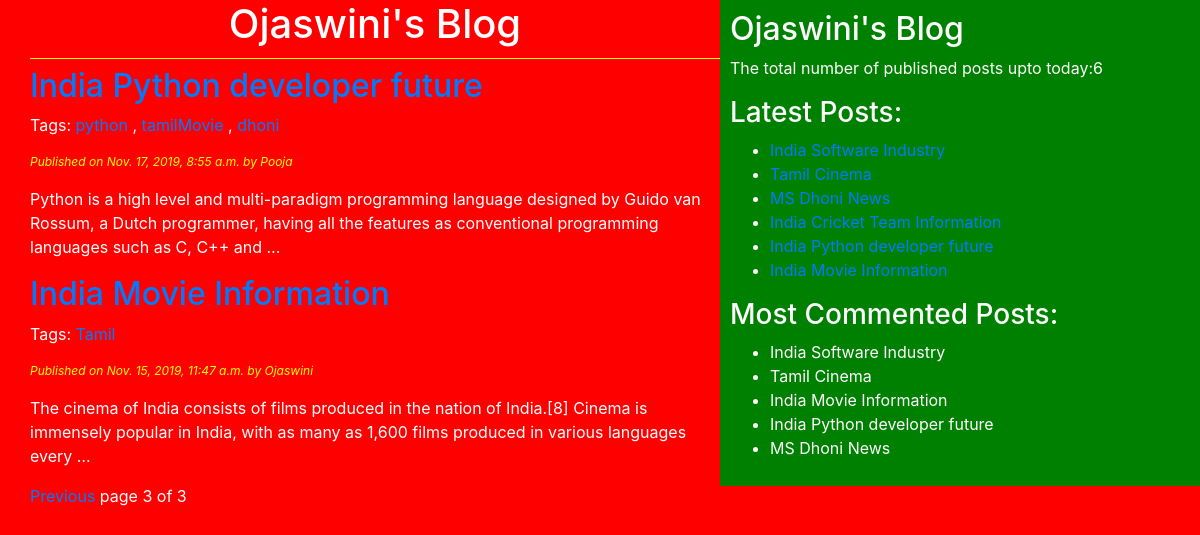
/?page=3, run on the app's committed database.
### blog/models.py (models this page shows, shortened)
class Post(models.Model):
    STATUS_CHOICES=(('draft','Draft'),('published','Published'))
    title=models.CharField(max_length=264)
    slug=models.SlugField(max_length=264,unique_for_date='publish')
    author=models.ForeignKey(User,on_delete=models.PROTECT,related_name='blog_posts')
    body=models.TextField()
    publish=models.DateTimeField(default=timezone.now)
    created=models.DateTimeField(auto_now_add=True)
    updated=models.DateTimeField(auto_now_add=True)
    status=models.CharField(max_length=10,choices=STATUS_CHOICES,default='draft')
    objects=CustomManager()
    tags=TaggableManager()
    class Meta:
        ordering=('-publish',)
    def get_absolute_url(self):
        return reverse('post_detail',args=[self.publish.year,self.publish.strftime('%m'),
                                            self.publish.strftime('%d'),self.slug])

### blog/views.py (the view)
# urls.py: url(r'^$',views.post_list_view),
def post_list_view(request,tag_slug=None):
    post_list=Post.objects.all()
    tag=None
    if tag_slug:
        tag=get_object_or_404(Tag,slug=tag_slug)
        post_list=post_list.filter(tags__in=[tag])
    paginator=Paginator(post_list,2)
    page_number=request.GET.get('page')
    try:
        post_list=paginator.page(page_number)
    except PageNotAnInteger:
        post_list=paginator.page(1)
    except EmptyPage:
        post_list=paginator.page(paginator.num_pages)
    return render(request,'blog/post_list.html',{'post_list':post_list})

### blog/models.py (called while the page is built)
    def get_queryset(self):
        return super().get_queryset().filter(status='published')

### blog/templatetags/blog_tags.py (called while the page is built)
@register.simple_tag
def total_posts():
    return Post.objects.count()

@register.inclusion_tag('blog/latest_posts123.html')
def show_latest_posts(count=5):
    latest_posts=Post.objects.order_by('-publish')[:count]
    return{'latest_posts':latest_posts}

@register.simple_tag
def get_most_commented_posts(count=5):
    return Post.objects.annotate(total_comments=Count('comments')).order_by('-total_comments')[:count]

### templates/blog/post_list.html (shortened to what this page needs)
{%extends 'blog/base.html'%}
{%block content_block%}
  <h1>Ojaswini's Blog</h1>
  {%for post in post_list%}
     <h2><a href="{{post.get_absolute_url}}">{{post.title}}</h2></a>
     <p>Tags:
       {%for tag in post.tags.all%}
       <a href="{%url 'post_list_by_tag_name' tag.slug %}">{{tag.name}}</a>
       {%if not forloop.last%},{%endif%}
       {%endfor%}
     </p>
     <p id='date'>Published on {{post.publish}} by {{post.author|title}}</p>
     {{post.body|truncatewords:30|linebreaks}}
  {%endfor%}
  {%include 'blog/pagination.html' with page=post_list%}
{%endblock%}

### templates/blog/base.html (shortened to what this page needs)
<!DOCTYPE html>
{% load i18n %}
{%load blog_tags%}
{%load staticfiles%}
<html lang="en" dir="ltr">
  <head>
    <link rel="stylesheet" href="https://stackpath.bootstrapcdn.com/bootstrap/4.3.1/css/bootstrap.min.css">
    <link rel="stylesheet" href="{%static "blog.css"%}">
  </head>
  <body>
    <div class="content">
      {%block content_block%}{%endblock%}
    </div>
    <div class="sidebar">
      <h2>Ojaswini's Blog</h2>
      <p>The total number of published posts upto today:{%total_posts%}</p>
      <h3>Latest Posts:</h3>{%show_latest_posts 100%}
      <h3>Most Commented Posts:</h3>
      {%get_most_commented_posts as most_commented_posts%}
      <ul>
        {%for post in most_commented_posts%}
        <li> <a href="{{post.get_absolute_url}}" id='la'></a>{{post.title}} </li>
        {%endfor%}
      </ul>
    </div>
  </body>
</html>

### templates/blog/latest_posts123.html
<ul>
   {%for post in latest_posts%}
   <li><a href="{{post.get_absolute_url}}">{{post.title}}</a></li>
   {%endfor%}
</ul>

### static/blog.css (style rules this page uses)
.content { width:60%; float:left; padding:0 0 0 30px; background: red; height: 100% }
.sidebar { width:40%; float: right; padding:10px; background: green; height:100% }
h1 { text-align: center; border-bottom: 1px solid yellow; padding-bottom: 10px; }
body { color: white; background: red; }
#date { color: yellow; font-size: 12px; font-style: italic; }

### data on the page
Post: title "India Python developer future", publish "Nov. 17, 2019, 8:55 a.m.", author "Pooja", body "Python is a high level and multi-paradigm programming language designed by Guido van Rossum, a Dutch programmer, having all the features as conventional programming languages such as C, C++ and …"
Tag: name "python"
Tag: name "tamilMovie"
Tag: name "dhoni"
Post: title "India Movie Information", publish "Nov. 15, 2019, 11:47 a.m.", author "Ojaswini", body "The cinema of India consists of films produced in the nation of India.[8] Cinema is immensely popular in India, with as many as 1,600 films produced in various languages every …"
Tag: name "Tamil"
Post: title "India Software Industry"
Post: title "Tamil Cinema"
Post: title "MS Dhoni News"
Post: title "India Cricket Team Information"

### other printed values
{{ page.number }} "3"
{{ page.paginator.num_pages }} "3"
